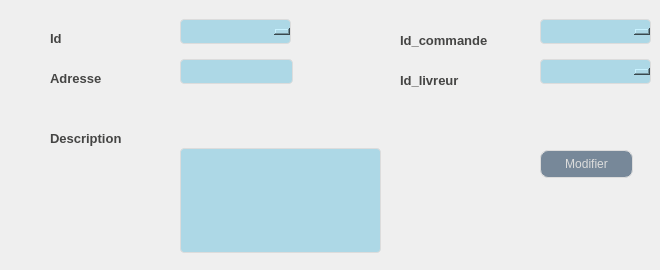
      <widget class="QWidget" name="modifier_livreur_2">
       <attribute name="title">
        <string>Modifier</string>
       </attribute>
       <widget class="QComboBox" name="cb_livreur_modif">
        <property name="geometry">
         <rect>
          <x>540</x>
          <y>51</y>
          <width>111</width>
          <height>41</height>
         </rect>
        </property>
        <property name="styleSheet">
         <string notr="true">background-color: rgb(250, 211, 0);
width: 100%;
  padding: 12px 20px;
  margin: 8px 0;
  display: inline-block;
  border: 1px solid #dcdcdc;
  border-radius: 4px;
  box-sizing: border-box;
  background: #ADD8E6;
  color: #FFFFFF;</string>
        </property>
       </widget>
       <widget class="QLabel" name="label_15">
        <property name="geometry">
         <rect>
          <x>50</x>
          <y>30</y>
          <width>55</width>
          <height>16</height>
         </rect>
        </property>
        <property name="styleSheet">
         <string notr="true">background-color: transparent;
font: 8pt &quot;Castellar&quot;;
	color: #454544;
	font-weight: bold;
	font-size: 13px;
border:none;</string>
        </property>
        <property name="text">
         <string>Id</string>
        </property>
       </widget>
       <widget class="QLineEdit" name="le_adresse_liv_modif">
        <property name="geometry">
         <rect>
          <x>180</x>
          <y>51</y>
          <width>113</width>
          <height>41</height>
         </rect>
        </property>
        <property name="styleSheet">
         <string notr="true">QLineEdit {
  width: 100%;
  padding: 12px 20px;
  margin: 8px 0;
  display: inline-block;
  border: 1px solid #dcdcdc;
  border-radius: 4px;
  box-sizing: border-box;
  background: #ADD8E6;
  color: #FFFFFF;
}</string>
        </property>
       </widget>
       <widget class="QComboBox" name="cb_commande_modif">
        <property name="geometry">
         <rect>
          <x>540</x>
          <y>11</y>
          <width>111</width>
          <height>41</height>
         </rect>
        </property>
        <property name="styleSheet">
         <string notr="true">background-color: rgb(250, 211, 0);
width: 100%;
  padding: 12px 20px;
  margin: 8px 0;
  display: inline-block;
  border: 1px solid #dcdcdc;
  border-radius: 4px;
  box-sizing: border-box;
  background: #ADD8E6;
  color: #FFFFFF;</string>
        </property>
       </widget>
       <widget class="QLabel" name="label_16">
        <property name="geometry">
         <rect>
          <x>400</x>
          <y>30</y>
          <width>131</width>
          <height>20</height>
         </rect>
        </property>
        <property name="styleSheet">
         <string notr="true">background-color: transparent;
font: 8pt &quot;Castellar&quot;;
	color: #454544;
	font-weight: bold;
	font-size: 13px;
border:none;</string>
        </property>
        <property name="text">
         <string>Id_commande</string>
        </property>
       </widget>
       <widget class="QPushButton" name="pb_liv_modif">
        <property name="geometry">
         <rect>
          <x>540</x>
          <y>150</y>
          <width>93</width>
          <height>28</height>
         </rect>
        </property>
        <property name="styleSheet">
         <string notr="true">QPushButton {
	font: 87 8pt &quot;Segoe UI Black&quot;;
color: #dcdcdc;
background:#778899;
border: none;
border: 1px solid #DCDCDC;
border-radius: 8px;

}
QPushButton:hover {
color:#fff;
font: 87 8pt &quot;Segoe UI Black&quot;;
background:#ADD8E6;
border: none;
}</string>
        </property>
        <property name="text">
         <string>Modifier</string>
        </property>
       </widget>
       <widget class="QLabel" name="label_17">
        <property name="geometry">
         <rect>
          <x>50</x>
          <y>130</y>
          <width>111</width>
          <height>16</height>
         </rect>
        </property>
        <property name="styleSheet">
         <string notr="true">background-color: transparent;
font: 8pt &quot;Castellar&quot;;
	color: #454544;
	font-weight: bold;
	font-size: 13px;
border:none;</string>
        </property>
        <property name="text">
         <string>Description</string>
        </property>
       </widget>
       <widget class="QTextEdit" name="te_des_liv_modif">
        <property name="geometry">
         <rect>
          <x>180</x>
          <y>140</y>
          <width>201</width>
          <height>121</height>
         </rect>
        </property>
        <property name="styleSheet">
         <string notr="true">background-color: rgb(250, 211, 0);
width: 100%;
  padding: 12px 20px;
  margin: 8px 0;
  display: inline-block;
  border: 1px solid #dcdcdc;
  border-radius: 4px;
  box-sizing: border-box;
  background: #ADD8E6;
  color: #FFFFFF;</string>
        </property>
       </widget>
       <widget class="QLabel" name="label_18">
        <property name="geometry">
         <rect>
          <x>50</x>
          <y>70</y>
          <width>81</width>
          <height>16</height>
         </rect>
        </property>
        <property name="styleSheet">
         <string notr="true">background-color: transparent;
font: 8pt &quot;Castellar&quot;;
	color: #454544;
	font-weight: bold;
	font-size: 13px;
border:none;</string>
        </property>
        <property name="text">
         <string>Adresse</string>
        </property>
       </widget>
       <widget class="QLabel" name="label_20">
        <property name="geometry">
         <rect>
          <x>400</x>
          <y>70</y>
          <width>101</width>
          <height>20</height>
         </rect>
        </property>
        <property name="styleSheet">
         <string notr="true">background-color: transparent;
font: 8pt &quot;Castellar&quot;;
	color: #454544;
	font-weight: bold;
	font-size: 13px;
border:none;</string>
        </property>
        <property name="text">
         <string>Id_livreur</string>
        </property>
       </widget>
       <widget class="QComboBox" name="cb_liv_modif">
        <property name="geometry">
         <rect>
          <x>180</x>
          <y>11</y>
          <width>111</width>
          <height>41</height>
         </rect>
        </property>
        <property name="styleSheet">
         <string notr="true">background-color: rgb(250, 211, 0);
width: 100%;
  padding: 12px 20px;
  margin: 8px 0;
  display: inline-block;
  border: 1px solid #dcdcdc;
  border-radius: 4px;
  box-sizing: border-box;
  background: #ADD8E6;
  color: #FFFFFF;</string>
        </property>
       </widget>
      </widget>
